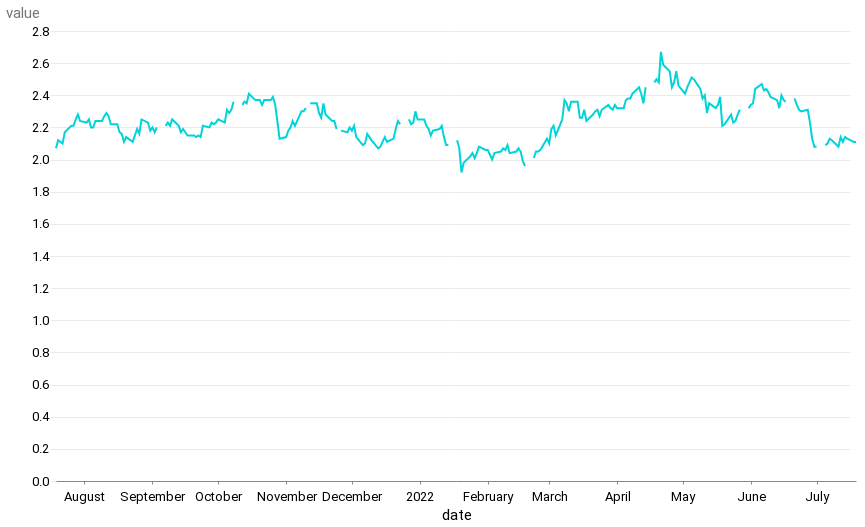

This figure's notebook cell:
### Markdown cell above
#### Chart it

### Code cell
alt.Chart(inflation_5y_df[inflation_5y_df["date"] >= one_yr_ago]).mark_line(
    strokeWidth=2
).encode(
    x="date:T",
    y="value",
)

### Figure 1 — Vega-Lite specification as saved in the notebook (floating-point values rounded to 4 significant figures; data arrays with more than 128 entries replaced by an {"elided": "..."} marker saying what was removed)
{"config": {"view": {"width": 800, "height": 450, "strokeOpacity": 0}, "background": "#ffffff", "title": {"anchor": "start", "font": "Summit Sans", "fontColor": "palette[\"black\"]", "fontSize": 18, "fontWeight": "normal"}, "arc": {"fill": "#00d4d8"}, "area": {"fill": "#00d4d8"}, "line": {"stroke": "#00d4d8", "strokeWidth": 3}, "path": {"stroke": "#00d4d8"}, "rect": {"fill": "#00d4d8"}, "shape": {"stroke": "#00d4d8"}, "bar": {"fill": "#00d4d8"}, "point": {"stroke": "#00d4d8"}, "symbol": {"fill": "#00d4d8", "size": 30}, "axis": {"titleFont": "Roboto", "titleFontSize": 15, "titleFontWeight": "normal", "labelFont": "Roboto, sans", "labelFontSize": 13, "labelFontWeight": "normal"}, "axisX": {"labelAngle": 0, "labelPadding": 6, "tickSize": 3, "grid": false}, "axisY": {"labelBaseline": "middle", "maxExtent": 45, "minExtent": 45, "titleAlign": "left", "titleAngle": 0, "titleX": -45, "titleY": -11, "domainOpacity": 0, "gridWidth": 0.6, "gridColor": "#dddddd", "offset": 6, "tickSize": 0, "titleColor": "#767676"}, "legend": {"titleFont": "Roboto", "titleFontSize": 15, "titleFontWeight": "normal", "symbolType": "square", "labelFont": "Roboto, sans", "labelFontSize": 13}, "range": {"category": ["#005f66", "#e37e2d", "#d64a3b", "#76b0ef", "#c1bc40"], "diverging": ["#e68a4f", "#f4bb6a", "#f9e39c", "#dadfe2", "#a6b7c6", "#849eae"], "heatmap": ["#7ff6f6", "#00eeef", "#00d4d8", "#00abb2", "#00848b", "#fbf2c7", "#00363d"], "ordinal": ["#7ff6f6", "#00eeef", "#00d4d8", "#00abb2", "#00848b", "#fbf2c7", "#00363d"], "ramp": ["#7ff6f6", "#00eeef", "#00d4d8", "#00abb2", "#00848b", "#fbf2c7", "#00363d"]}}, "data": {"name": "data-d0181b0267d98152d62d450e5974b30e"}, "mark": {"type": "line", "strokeWidth": 2}, "encoding": {"x": {"field": "date", "type": "temporal"}, "y": {"field": "value", "type": "quantitative"}}, "$schema": "https://vega.github.io/schema/vega-lite/v4.17.0.json", "datasets": {"data-d0181b0267d98152d62d450e5974b30e": {"elided": "262 records"}}}
